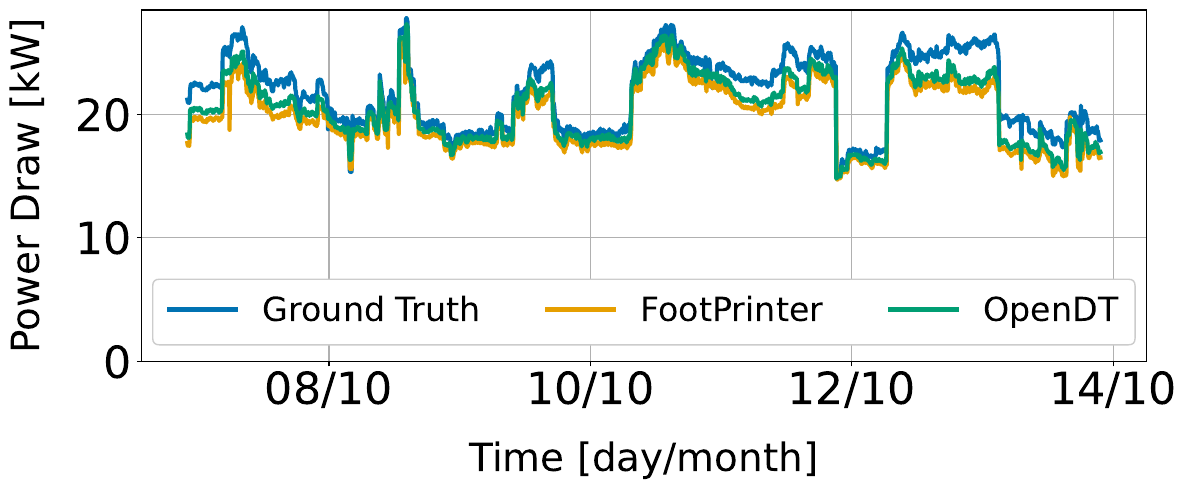

Python code for this plot:
import pandas as pd
import numpy as np
import matplotlib.pyplot as plt
from matplotlib.ticker import FuncFormatter
import os

# --- 1. CONFIGURATION & STYLE ---
COLOR_PALETTE = [
    "#0072B2", "#E69F00", "#009E73", "#D55E00", "#CC79A7", "#F0E442", "#8B4513",
    "#56B4E9", "#F0A3FF", "#FFB400", "#00BFFF", "#90EE90", "#FF6347", "#8A2BE2",
    "#CD5C5C", "#4682B4", "#FFDEAD", "#32CD32", "#D3D3D3", "#999999"
]
METRIC = "power_draw"


def load_and_process_data():
    """Loads parquet files and aligns timestamps."""
    print("Loading data...")

    # Check if data exists
    if not os.path.exists("data/footprinter.parquet"):
        pass

        # Load
    fp = pd.read_parquet("data/footprinter.parquet").groupby("timestamp")[METRIC].sum()
    odt = pd.read_parquet("data/opendt.parquet").groupby("timestamp")[METRIC].sum()
    rw = pd.read_parquet("data/real_world.parquet").groupby("timestamp")[METRIC].sum()

    # --- Processing ---
    print("Processing and aligning data...")

    def average_every_n(series, n):
        return series.groupby(np.arange(len(series)) // n).mean()

    # Average to 5-min intervals
    odt = average_every_n(odt, 2)
    fp = average_every_n(fp, 10)
    rw = average_every_n(rw, 10)

    # Sync lengths
    min_len = min(len(odt), len(fp), len(rw))
    odt = odt.iloc[:min_len]
    fp = fp.iloc[:min_len]
    rw = rw.iloc[:min_len]

    # Force Start Time
    start_time = pd.Timestamp("2022-10-06 22:00:00")
    timestamps = pd.date_range(start=start_time, periods=min_len, freq="5T")

    # Apply clean timestamps
    odt.index = timestamps
    fp.index = timestamps
    rw.index = timestamps

    return fp, odt, rw, timestamps, min_len


def calculate_mape(ground_truth, simulation):
    """Calculates Mean Absolute Percentage Error (MAPE)."""
    R = ground_truth.values
    S = simulation.values
    return np.mean(np.abs((R - S) / R)) * 100


def generate_experiment_pdf(x, fp, odt, rw, timestamps, min_len):
    """Generates the final publication plot."""
    print("Generating final experiment PDF...")

    # Setup Figure
    plt.figure(figsize=(12, 5))
    plt.grid(True)

    # Plot Lines
    plt.plot(x, rw.values / 1000, label="Ground Truth", color=COLOR_PALETTE[0], lw=3)
    plt.plot(x, fp.values / 1000, label="FootPrinter", color=COLOR_PALETTE[1], lw=3)
    plt.plot(x, odt.values / 1000, label="OpenDT", color=COLOR_PALETTE[2], lw=3)

    ax = plt.gca()

    # --- Formatting X-Axis (MATCHING REFERENCE EXACTLY) ---
    # Reference Ticks: 08/10, 10/10, 12/10, 14/10
    target_dates = ["2022-10-08", "2022-10-10", "2022-10-12", "2022-10-14"]
    tick_dates = pd.to_datetime(target_dates)

    tick_positions = []
    tick_labels = []

    # Calculate the exact index for each target date based on the start time (06/10 22:00)
    # Formula: Index = (TargetDate - StartDate) / 5_minutes
    for d in tick_dates:
        seconds_diff = (d - timestamps[0]).total_seconds()
        # 300 seconds = 5 minutes
        idx = int(seconds_diff / 300)

        tick_positions.append(idx)
        tick_labels.append(d.strftime("%d/%m"))

    ax.set_xticks(tick_positions)
    ax.set_xticklabels(tick_labels, fontsize=32)

    # Ensure the plot extends far enough to show the last tick (14/10)
    # even if the data ends slightly before it.
    max_tick = max(tick_positions)
    if ax.get_xlim()[1] < max_tick:
        ax.set_xlim(right=max_tick + (min_len * 0.02))  # Add small padding

    # --- Formatting Y-Axis ---
    y_formatter = FuncFormatter(lambda val, _: f"{int(val):,}")
    ax.yaxis.set_major_formatter(y_formatter)
    ax.tick_params(axis='y', labelsize=32)

    # Labels
    plt.ylabel("Power Draw [kW]", fontsize=28, labelpad=20)
    plt.xlabel("Time [day/month]", fontsize=28, labelpad=20)
    plt.ylim(bottom=0)

    # Legend
    plt.legend(fontsize=24, loc="lower center", ncol=3, framealpha=1, borderpad=0.5)

    plt.tight_layout()

    # Save
    plt.savefig("exp1_plot_power_draw.pdf", format="pdf", bbox_inches="tight")
    plt.close()


def main():
    # 1. Load Data
    fp, odt, rw, timestamps, min_len = load_and_process_data()
    x = np.arange(min_len)

    # 2. Calculate Stats
    mape_fp = calculate_mape(rw, fp)
    mape_odt = calculate_mape(rw, odt)
    print(f"Stats Calculated (Not plotted) - FP: {mape_fp:.2f}%, ODT: {mape_odt:.2f}%")

    # 3. Generate Plot
    generate_experiment_pdf(x, fp, odt, rw, timestamps, min_len)
    print("Done! File generated: 'experiment1.pdf'")


if __name__ == "__main__":
    main()